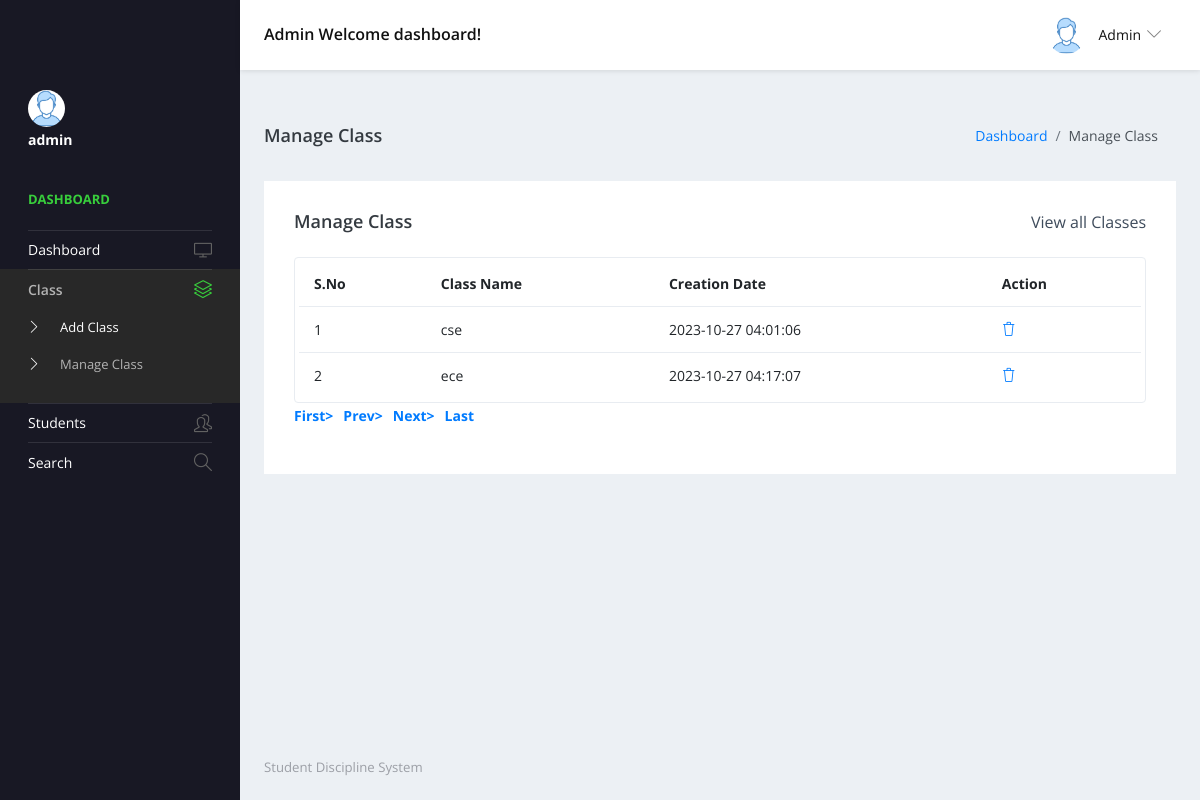
The app's page /admin/manage-class.php (signed in) with its own data.
### tables this page shows
CREATE TABLE `tblclass` (
  `ClassName` varchar(50) DEFAULT NULL,
  `Section` varchar(20) DEFAULT NULL,
  `CreationDate` timestamp NULL DEFAULT current_timestamp(),
  `ID` int(10) NOT NULL
);

### admin/manage-class.php (the view, shortened to what this page needs)
<?php
include('includes/dbconnection.php');
if (strlen($_SESSION['sturecmsaid']==0)) {
  header('location:logout.php');
  } else{
?>
<!DOCTYPE html>
<html lang="en">
  <head>
    <link rel="stylesheet" href="vendors/simple-line-icons/css/simple-line-icons.css">
    <link rel="stylesheet" href="vendors/flag-icon-css/css/flag-icon.min.css">
    <link rel="stylesheet" href="vendors/css/vendor.bundle.base.css">
    <link rel="stylesheet" href="./vendors/daterangepicker/daterangepicker.css">
    <link rel="stylesheet" href="./vendors/chartist/chartist.min.css">
    <link rel="stylesheet" href="./css/style.css">
  </head>
  <body>
    <div class="container-scroller">
     <?php include_once('includes/header.php');?>
      <div class="container-fluid page-body-wrapper">
        <?php include_once('includes/sidebar.php');?>
        <div class="main-panel">
          <div class="content-wrapper">
             <div class="page-header">
              <h3 class="page-title"> Manage Class </h3>
              <nav aria-label="breadcrumb">
                <ol class="breadcrumb">
                  <li class="breadcrumb-item"><a href="dashboard.php">Dashboard</a></li>
                  <li class="breadcrumb-item active" aria-current="page"> Manage Class</li>
                </ol>
              </nav>
            </div>
            <div class="row">
              <div class="col-md-12 grid-margin stretch-card">
                <div class="card">
                  <div class="card-body">
                    <div class="d-sm-flex align-items-center mb-4">
                      <h4 class="card-title mb-sm-0">Manage Class</h4>
                      <a href="#" class="text-dark ml-auto mb-3 mb-sm-0"> View all Classes</a>
                    </div>
                    <div class="table-responsive border rounded p-1">
                      <table class="table">
                        <thead>
                          <tr>
                            <th class="font-weight-bold">S.No</th>
                            <th class="font-weight-bold">Class Name</th>
                            <th class="font-weight-bold">Creation Date</th>
                            <th class="font-weight-bold">Action</th>
                          </tr>
                        </thead>
                        <tbody>
                           <?php
                           if (isset($_GET['pageno'])) {
            $pageno = $_GET['pageno'];
        } else {
            $pageno = 1;
        }
        $no_of_records_per_page =15;
        $offset = ($pageno-1) * $no_of_records_per_page;
       $ret = "SELECT ID FROM tblclass";
$query1 = $dbh -> prepare($ret);
$query1->execute();
$total_rows=$query1->rowCount();
$total_pages = ceil($total_rows / $no_of_records_per_page);
$sql="SELECT * from tblclass LIMIT $offset, $no_of_records_per_page";
$query = $dbh -> prepare($sql);
$query->execute();
$results=$query->fetchAll(PDO::FETCH_OBJ);
$cnt=1;
if($query->rowCount() > 0)
{
foreach($results as $row)
{               ?>
                          <tr>
                            <td><?php echo htmlentities($cnt);?></td>
                            <td><?php  echo htmlentities($row->ClassName);?></td>
                            <td><?php  echo htmlentities($row->CreationDate);?></td>
                            <td>
                                                 <a href="manage-class.php?delid=<?php echo ($row->ID);?>" onclick="return confirm('Do you really want to Delete ?');"> <i class="icon-trash"></i></a></div>
                          </tr><?php $cnt=$cnt+1;}} ?>
                    </div>
                    <div align="left">
    <ul class="pagination" >
        <li><a href="?pageno=1"><strong>First></strong></a></li>
        <li class="<?php if($pageno <= 1){ echo 'disabled'; } ?>">
            <a href="<?php if($pageno <= 1){ echo '#'; } else { echo "?pageno=".($pageno - 1); } ?>"><strong style="padding-left: 10px">Prev></strong></a>
        </li>
        <li class="<?php if($pageno >= $total_pages){ echo 'disabled'; } ?>">
            <a href="<?php if($pageno >= $total_pages){ echo '#'; } else { echo "?pageno=".($pageno + 1); } ?>"><strong style="padding-left: 10px">Next></strong></a>
        </li>
        <li><a href="?pageno=<?php echo $total_pages; ?>"><strong style="padding-left: 10px">Last</strong></a></li>
    </ul>
</div>
                  </div>
                </div>
              </div>
            </div>
          </div>
         <?php include_once('includes/footer.php');?>
        </div>
  </body>
</html><?php }  ?>

### admin/includes/header.php (shortened to what this page needs)
 <nav class="navbar default-layout-navbar col-lg-12 col-12 p-0 fixed-top d-flex flex-row">
        <div class="navbar-brand-wrapper d-flex align-items-center">
          <a class="navbar-brand brand-logo" href="dashboard.php">
          </a>
        </div><?php
         $aid= $_SESSION['sturecmsaid'];
$sql="SELECT * from tbladmin where ID=:aid";
$query = $dbh -> prepare($sql);
$query->bindParam(':aid',$aid,PDO::PARAM_STR);
$query->execute();
$results=$query->fetchAll(PDO::FETCH_OBJ);
$cnt=1;
if($query->rowCount() > 0)
{
foreach($results as $row)
{               ?>
        <div class="navbar-menu-wrapper d-flex align-items-center flex-grow-1">
          <h5 class="mb-0 font-weight-medium d-none d-lg-flex"><?php  echo htmlentities($row->AdminName);?> Welcome dashboard!</h5>
          <ul class="navbar-nav navbar-nav-right ml-auto">
            <li class="nav-item dropdown d-none d-xl-inline-flex user-dropdown">
              <a class="nav-link dropdown-toggle" id="UserDropdown" href="#" data-toggle="dropdown" aria-expanded="false">
                <img class="img-xs rounded-circle ml-2" src="images/faces/face8.jpg" alt="Profile image"> <span class="font-weight-normal"> <?php  echo htmlentities($row->AdminName);?> </span></a>
                <?php $cnt=$cnt+1;}} ?>
            </li>
          </ul>
        </div>
      </nav>

### records on screen
tblclass: ClassName "cse", CreationDate "2023-10-27 04:01:06"
tblclass: ClassName "ece", CreationDate "2023-10-27 04:17:07"

### other values on screen
$row->AdminName "Admin"
